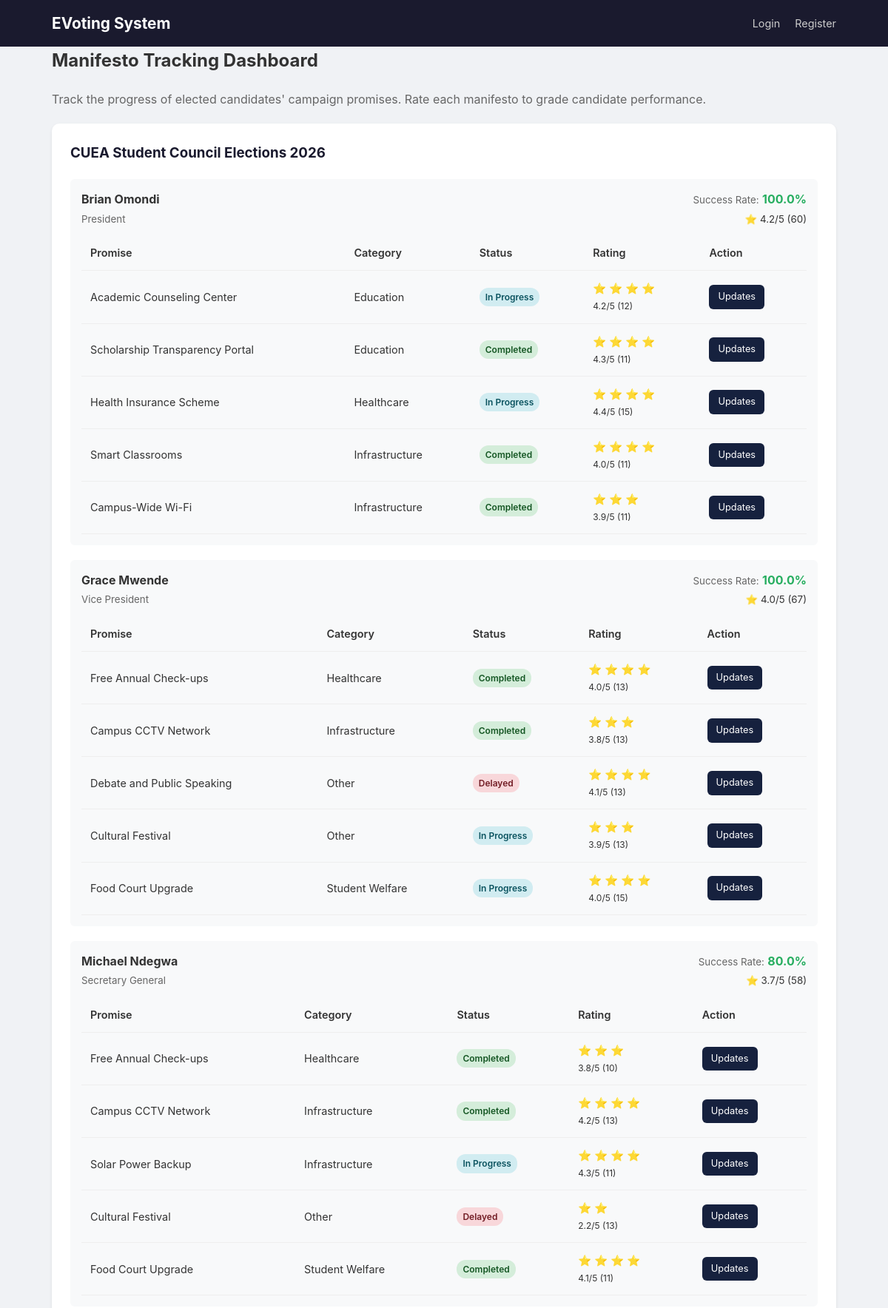
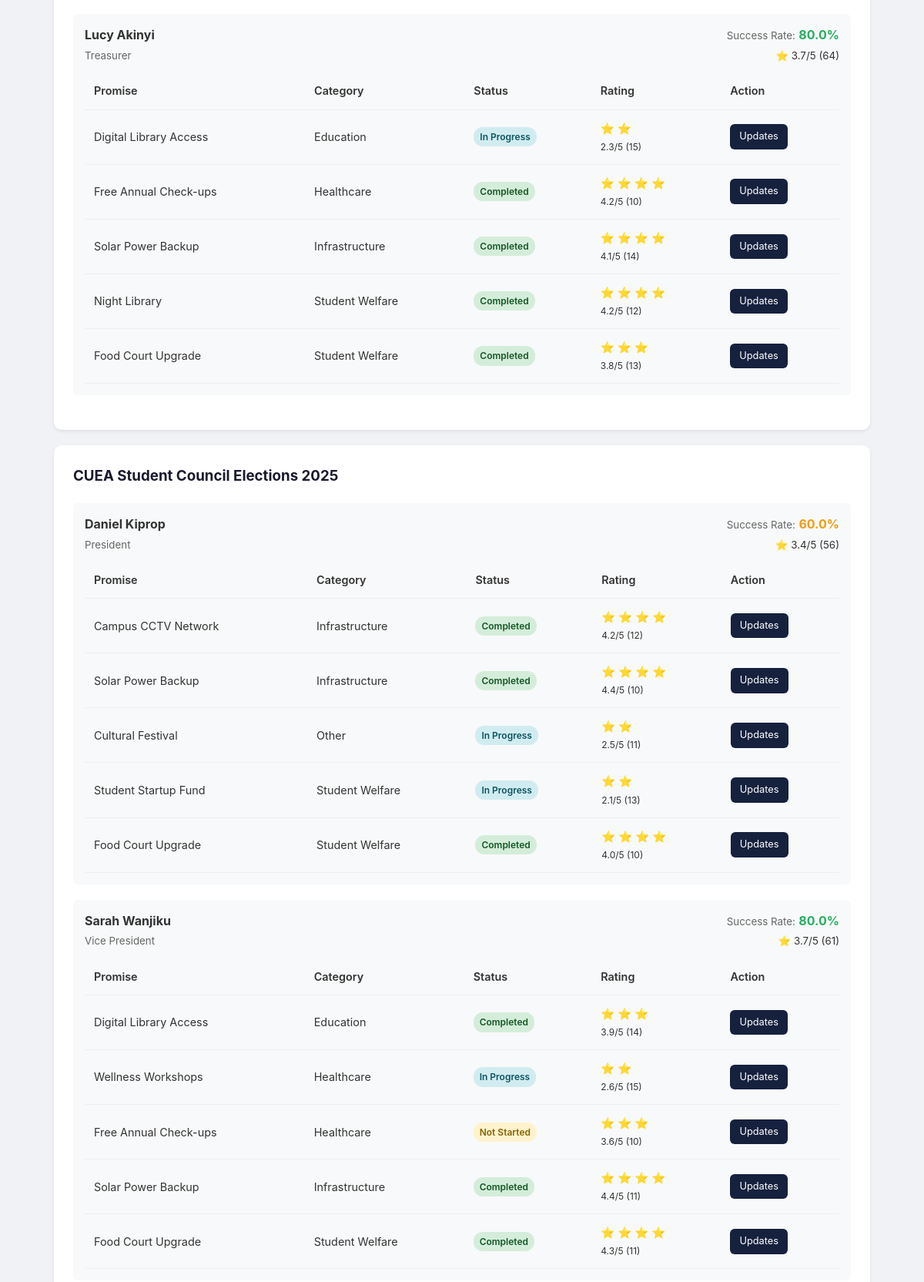
Screenshot of /tracking/ (upper part) with the database file from the repository (2 pictures, top to bottom).
### core/models.py (models this page shows, shortened)
class Election(models.Model):
    title = models.CharField(max_length=200)
    description = models.TextField(blank=True)
    start_date = models.DateTimeField()
    end_date = models.DateTimeField()
    is_active = models.BooleanField(default=False)
    created_at = models.DateTimeField(auto_now_add=True)
    class Meta:
        ordering = ['-created_at']

class Candidate(models.Model):
    user = models.OneToOneField(User, on_delete=models.CASCADE, related_name='candidate_profile')
    position = models.ForeignKey(Position, on_delete=models.SET_NULL, null=True, related_name='candidates')
    election = models.ForeignKey(Election, on_delete=models.CASCADE, related_name='candidates')
    bio = models.TextField(blank=True)
    photo = models.URLField(blank=True, help_text='URL to candidate photo')
    is_approved = models.BooleanField(default=False)
    created_at = models.DateTimeField(auto_now_add=True)
    class Meta:
        ordering = ['position__order', 'user__username']
    @property
    def success_rate(self):
        total = Manifesto.objects.filter(candidate=self).count()
        if total == 0:
            return 0
        completed = ManifestoUpdate.objects.filter(
            manifesto__candidate=self, status='completed'
        ).values('manifesto').distinct().count()
        return round((completed / total) * 100, 1)
    @property
    def avg_rating(self):
        from django.db.models import Avg
        result = ManifestoRating.objects.filter(manifesto__candidate=self).aggregate(avg=Avg('rating'))
        return round(result['avg'], 1) if result['avg'] else 0
    @property
    def total_ratings(self):
        return ManifestoRating.objects.filter(manifesto__candidate=self).count()

class User(AbstractUser):
    ROLE_CHOICES = (
        ('voter', 'Voter'),
        ('candidate', 'Candidate'),
        ('admin', 'Admin'),
    )
    role = models.CharField(max_length=20, choices=ROLE_CHOICES, default='voter')
    is_verified = models.BooleanField(default=False)
    student_id = models.CharField(max_length=50, unique=True, null=True, blank=True)

class Position(models.Model):
    election = models.ForeignKey(Election, on_delete=models.CASCADE, related_name='positions')
    title = models.CharField(max_length=200)
    description = models.TextField(blank=True)
    max_votes = models.IntegerField(default=1)
    order = models.IntegerField(default=0)
    class Meta:
        ordering = ['order']

class Manifesto(models.Model):
    CATEGORY_CHOICES = (
        ('education', 'Education'),
        ('healthcare', 'Healthcare'),
        ('infrastructure', 'Infrastructure'),
        ('student_welfare', 'Student Welfare'),
        ('other', 'Other'),
    )
    candidate = models.ForeignKey(Candidate, on_delete=models.CASCADE, related_name='manifestos')
    title = models.CharField(max_length=200)
    description = models.TextField()
    category = models.CharField(max_length=30, choices=CATEGORY_CHOICES, default='other')
    created_at = models.DateTimeField(auto_now_add=True)
    updated_at = models.DateTimeField(auto_now=True)
    class Meta:
        ordering = ['category', '-created_at']

### core/views.py (the view)
# urls.py: path('tracking/', views.manifesto_tracking,                   # Manifesto tracking dashboard
def manifesto_tracking(request, election_id=None):
    if election_id:
        elections = Election.objects.filter(id=election_id)
    else:
        elections = Election.objects.all()
    tracking_data = []
    for election in elections:
        candidates = Candidate.objects.filter(election=election, is_approved=True)
        candidates_data = []
        for c in candidates:
            manifestos = Manifesto.objects.filter(candidate=c)
            manifestos_data = []
            for m in manifestos:
                latest_update = ManifestoUpdate.objects.filter(manifesto=m).first()
                avg_rating = ManifestoRating.objects.filter(manifesto=m).aggregate(
                    avg=models.Avg('rating')
                )['avg']
                rating_count = ManifestoRating.objects.filter(manifesto=m).count()
                manifestos_data.append({
                    'manifesto': m,
                    'latest_status': latest_update.get_status_display() if latest_update else 'Not Started',
                    'updates_count': ManifestoUpdate.objects.filter(manifesto=m).count(),
                    'avg_rating': round(avg_rating, 1) if avg_rating else 0,
                    'rating_count': rating_count,
                })
            candidates_data.append({'candidate': c, 'manifestos': manifestos_data})
        tracking_data.append({'election': election, 'candidates': candidates_data})
    return render(request, 'core/manifesto_tracking.html', {'tracking_data': tracking_data})

### core/templates/core/manifesto_tracking.html (shortened to what this page needs)
{% extends "core/base.html" %}
{% block content %}
<h2 class="mb-20">Manifesto Tracking Dashboard</h2>
<p class="mb-20" style="color:#666;">Track the progress of elected candidates' campaign promises. Rate each manifesto to grade candidate performance.</p>
{% for td in tracking_data %}
    <div class="card">
        <h3>{{ td.election.title }}</h3>
        {% for cd in td.candidates %}
            <div style="margin: 20px 0; padding: 15px; background: #f8f9fa; border-radius: 6px;">
                <div class="flex justify-between">
                    <div>
                        <h4>{{ cd.candidate.user.get_full_name|default:cd.candidate.user.username }}</h4>
                        <small style="color:#666;">{{ cd.candidate.position.title }}</small>
                    </div>
                    <div style="text-align:right;">
                        <small style="color:#666;">Success Rate:</small>
                        <strong style="{% if cd.candidate.success_rate >= 70 %}color:#27ae60;{% elif cd.candidate.success_rate >= 40 %}color:#f39c12;{% else %}color:#e74c3c;{% endif %}">{{ cd.candidate.success_rate }}%</strong>
                        {% if cd.candidate.avg_rating > 0 %}
                            <br><small>⭐ {{ cd.candidate.avg_rating }}/5 ({{ cd.candidate.total_ratings }})</small>
                        {% endif %}
                    </div>
                </div>
                {% if cd.manifestos %}
                    <table class="mt-10">
                        <tr>
                            <th>Promise</th>
                            <th>Category</th>
                            <th>Status</th>
                            <th>Rating</th>
                            <th>Action</th>
                        </tr>
                        {% for md in cd.manifestos %}
                            <tr>
                                <td>{{ md.manifesto.title }}</td>
                                <td>{{ md.manifesto.get_category_display }}</td>
                                <td>
                                    <span class="badge
                                        {% if md.latest_status == 'Completed' %}badge-success
                                        {% elif md.latest_status == 'In Progress' %}badge-info
                                        {% elif md.latest_status == 'Delayed' %}badge-danger
                                        {% else %}badge-warning{% endif %}">
                                        {{ md.latest_status }}
                                    </span>
                                </td>
                                <td>
                                    {% if md.avg_rating > 0 %}
                                        <span style="font-size:0.9rem;">
                                            {% for i in "12345"|make_list %}
                                                {% if forloop.counter <= md.avg_rating %}⭐{% endif %}
                                            {% endfor %}
                                        </span>
                                        <br><small style="font-size:0.75rem;">{{ md.avg_rating }}/5 ({{ md.rating_count }})</small>
                                    {% else %}
                                        <small style="color:#999;">Unrated</small>
                                    {% endif %}
                                </td>
                                <td>
                                    <div class="flex" style="gap:3px;">
                                        <a href="{% url 'manifesto_updates' md.manifesto.id %}" class="btn btn-sm">Updates</a>
                                    </div>
                                </td>
                            </tr>
                        {% endfor %}
                    </table>
                {% else %}
                    <p class="mt-10" style="color:#999;">No manifestos uploaded.</p>
                {% endif %}
            </div>
        {% empty %}
            <p>No candidates in this election.</p>
        {% endfor %}
    </div>
{% empty %}
    <div class="card text-center">
        <p>No elections available for tracking.</p>
    </div>
{% endfor %}
{% endblock %}

### core/templates/core/base.html (style rules this page uses)
* { margin: 0; padding: 0; box-sizing: border-box; }
body { font-family: -apple-system, BlinkMacSystemFont, 'Segoe UI', Roboto, sans-serif; background: #f0f2f5; color: #333; line-height: 1.6; }
.btn { display: inline-block; padding: 10px 20px; background: #16213e; color: #fff; text-decoration: none; border: none; border-radius: 6px; cursor: pointer; font-size: 0.9rem; }
.btn-sm { padding: 6px 12px; font-size: 0.8rem; }
.card { background: #fff; border-radius: 10px; padding: 25px; margin-bottom: 20px; box-shadow: 0 2px 4px rgba(0,0,0,0.08); }
.card h3 { margin-bottom: 15px; color: #1a1a2e; }
table { width: 100%; border-collapse: collapse; }
table th, table td { padding: 12px; text-align: left; border-bottom: 1px solid #eee; font-size: 0.9rem; }
table th { background: #f8f9fa; font-weight: 600; }
.badge { display: inline-block; padding: 3px 8px; border-radius: 12px; font-size: 0.75rem; font-weight: 600; }
.badge-success { background: #d4edda; color: #155724; }
.badge-warning { background: #fff3cd; color: #856404; }
.badge-danger { background: #f8d7da; color: #721c24; }
.badge-info { background: #d1ecf1; color: #0c5460; }
.mt-10 { margin-top: 10px; }
.mb-20 { margin-bottom: 20px; }
.flex { display: flex; gap: 10px; align-items: center; }
.justify-between { justify-content: space-between; }

### rows the page displays
Election: election "CUEA Student Council Elections 2026"
Candidate: candidate.user.get_full_name "Brian Omondi", candidate.position "President", candidate.success_rate "100.0", candidate.avg_rating "4.2", candidate.total_ratings "60"
Manifesto: manifesto "Academic Counseling Center", manifesto.category "Education", latest_status "In Progress", avg_rating "4.2", rating_count "12"
Manifesto: manifesto "Scholarship Transparency Portal", manifesto.category "Education", latest_status "Completed", avg_rating "4.3", rating_count "11"
Manifesto: manifesto "Health Insurance Scheme", manifesto.category "Healthcare", latest_status "In Progress", avg_rating "4.4", rating_count "15"
Manifesto: manifesto "Smart Classrooms", manifesto.category "Infrastructure", latest_status "Completed", avg_rating "4.0", rating_count "11"
Manifesto: manifesto "Campus-Wide Wi-Fi", manifesto.category "Infrastructure", latest_status "Completed", avg_rating "3.9", rating_count "11"
Candidate: candidate.user.get_full_name "Grace Mwende", candidate.position "Vice President", candidate.success_rate "100.0", candidate.avg_rating "4.0", candidate.total_ratings "67"
Manifesto: manifesto "Free Annual Check-ups", manifesto.category "Healthcare", latest_status "Completed", avg_rating "4.0", rating_count "13"
Manifesto: manifesto "Campus CCTV Network", manifesto.category "Infrastructure", latest_status "Completed", avg_rating "3.8", rating_count "13"
Manifesto: manifesto "Debate and Public Speaking", manifesto.category "Other", latest_status "Delayed", avg_rating "4.1", rating_count "13"
Manifesto: manifesto "Cultural Festival", manifesto.category "Other", latest_status "In Progress", avg_rating "3.9", rating_count "13"
Manifesto: manifesto "Food Court Upgrade", manifesto.category "Student Welfare", latest_status "In Progress", avg_rating "4.0", rating_count "15"
Candidate: candidate.user.get_full_name "Michael Ndegwa", candidate.position "Secretary General", candidate.success_rate "80.0", candidate.avg_rating "3.7", candidate.total_ratings "58"
Manifesto: manifesto "Free Annual Check-ups", manifesto.category "Healthcare", latest_status "Completed", avg_rating "3.8", rating_count "10"
Manifesto: manifesto "Campus CCTV Network", manifesto.category "Infrastructure", latest_status "Completed", avg_rating "4.2", rating_count "13"
Manifesto: manifesto "Solar Power Backup", manifesto.category "Infrastructure", latest_status "In Progress", avg_rating "4.3", rating_count "11"
Manifesto: manifesto "Cultural Festival", manifesto.category "Other", latest_status "Delayed", avg_rating "2.2", rating_count "13"
Manifesto: manifesto "Food Court Upgrade", manifesto.category "Student Welfare", latest_status "Completed", avg_rating "4.1", rating_count "11"
Candidate: candidate.user.get_full_name "Lucy Akinyi", candidate.position "Treasurer", candidate.success_rate "80.0", candidate.avg_rating "3.7", candidate.total_ratings "64"
Manifesto: manifesto "Digital Library Access", manifesto.category "Education", latest_status "In Progress", avg_rating "2.3", rating_count "15"
Manifesto: manifesto "Free Annual Check-ups", manifesto.category "Healthcare", latest_status "Completed", avg_rating "4.2", rating_count "10"
Manifesto: manifesto "Solar Power Backup", manifesto.category "Infrastructure", latest_status "Completed", avg_rating "4.1", rating_count "14"
Manifesto: manifesto "Night Library", manifesto.category "Student Welfare", latest_status "Completed", avg_rating "4.2", rating_count "12"
Manifesto: manifesto "Food Court Upgrade", manifesto.category "Student Welfare", latest_status "Completed", avg_rating "3.8", rating_count "13"
Election: election "CUEA Student Council Elections 2025"
Candidate: candidate.user.get_full_name "Daniel Kiprop", candidate.position "President", candidate.success_rate "60.0", candidate.avg_rating "3.4", candidate.total_ratings "56"
Manifesto: manifesto "Campus CCTV Network", manifesto.category "Infrastructure", latest_status "Completed", avg_rating "4.2", rating_count "12"
Manifesto: manifesto "Solar Power Backup", manifesto.category "Infrastructure", latest_status "Completed", avg_rating "4.4", rating_count "10"
Manifesto: manifesto "Cultural Festival", manifesto.category "Other", latest_status "In Progress", avg_rating "2.5", rating_count "11"
Manifesto: manifesto "Student Startup Fund", manifesto.category "Student Welfare", latest_status "In Progress", avg_rating "2.1", rating_count "13"
Manifesto: manifesto "Food Court Upgrade", manifesto.category "Student Welfare", latest_status "Completed", avg_rating "4.0", rating_count "10"
Candidate: candidate.user.get_full_name "Sarah Wanjiku", candidate.position "Vice President", candidate.success_rate "80.0", candidate.avg_rating "3.7", candidate.total_ratings "61"
Manifesto: manifesto "Digital Library Access", manifesto.category "Education", latest_status "Completed", avg_rating "3.9", rating_count "14"
Manifesto: manifesto "Wellness Workshops", manifesto.category "Healthcare", latest_status "In Progress", avg_rating "2.6", rating_count "15"
Manifesto: manifesto "Free Annual Check-ups", manifesto.category "Healthcare", latest_status "Not Started", avg_rating "3.6", rating_count "10"
Manifesto: manifesto "Solar Power Backup", manifesto.category "Infrastructure", latest_status "Completed", avg_rating "4.4", rating_count "11"
Manifesto: manifesto "Food Court Upgrade", manifesto.category "Student Welfare", latest_status "Completed", avg_rating "4.3", rating_count "11"
